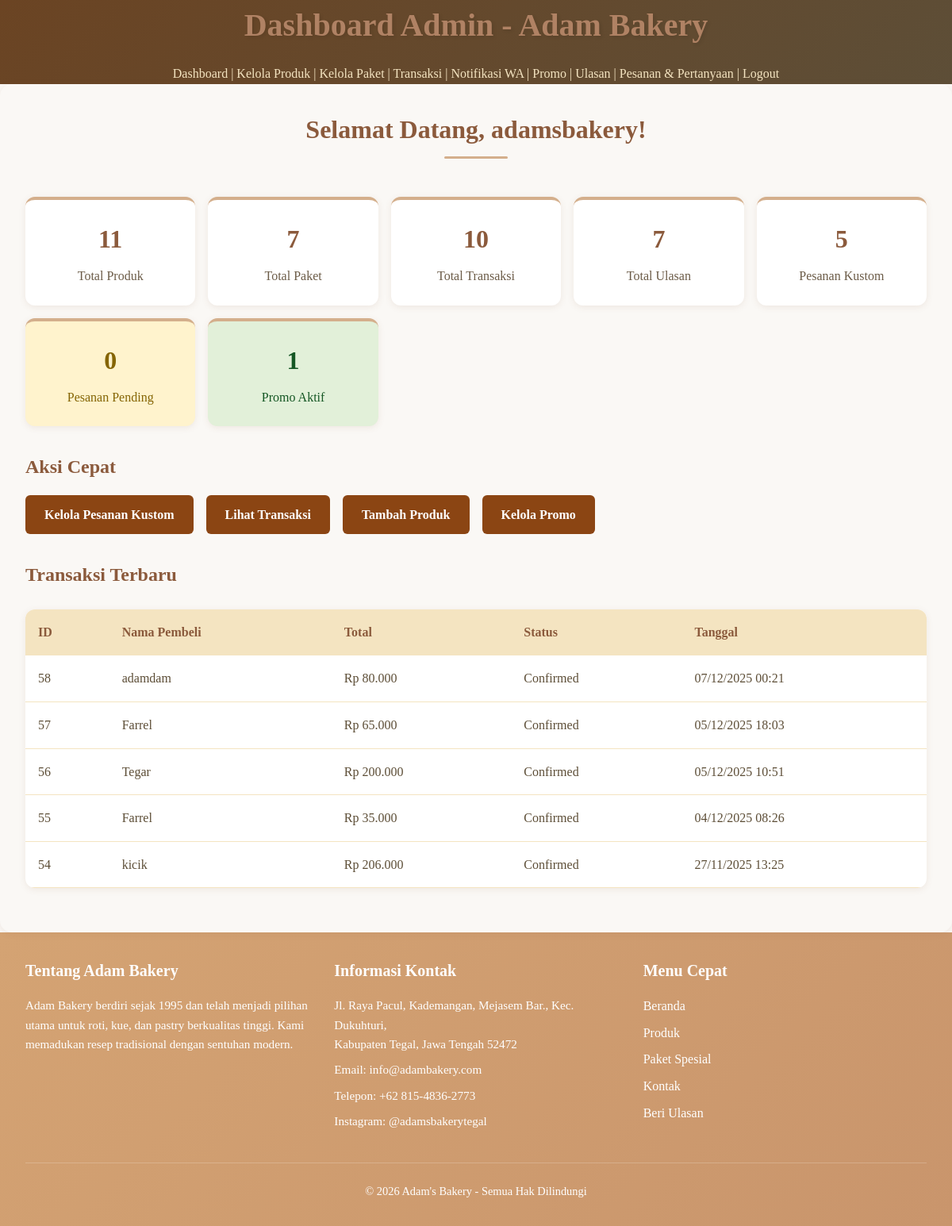
Page /admin/dashboard.php (signed in) on the committed database.
### tables this page shows
CREATE TABLE `transactions` (
  `id` int(11) NOT NULL AUTO_INCREMENT,
  `nama_pembeli` varchar(255) NOT NULL,
  `email` varchar(255) NOT NULL,
  `phone` varchar(20) DEFAULT NULL,
  `alamat` text DEFAULT NULL,
  `total_amount` decimal(10,2) NOT NULL,
  `payment_method` enum('transfer_bank') DEFAULT 'transfer_bank',
  `bank_name` varchar(100) DEFAULT NULL,
  `account_name` varchar(255) DEFAULT NULL,
  `account_number` varchar(50) DEFAULT NULL,
  `transfer_amount` decimal(10,2) DEFAULT NULL,
  `transfer_proof` varchar(255) DEFAULT NULL,
  `status` enum('pending','confirmed','cancelled') DEFAULT 'pending',
  `created_at` timestamp NOT NULL DEFAULT current_timestamp(),
  `updated_at` timestamp NOT NULL DEFAULT current_timestamp() ON UPDATE current_timestamp(),
  `customer_id` int(11) DEFAULT NULL,
  `bukti_pembayaran` varchar(255) DEFAULT NULL COMMENT 'bukti pembayaran',
  `admin_notified_at` timestamp NULL DEFAULT NULL COMMENT 'Waktu notifikasi admin dikirim',
  `admin_notified_status` enum('pending','sent','failed') DEFAULT 'pending' COMMENT 'Status pengiriman notifikasi ke admin (pending/sent/failed)',
  `admin_notifications_disabled` tinyint(1) DEFAULT 0,
  PRIMARY KEY (`id`),
  KEY `idx_transaction_customer` (`customer_id`),
  CONSTRAINT `transactions_ibfk_1` FOREIGN KEY (`customer_id`) REFERENCES `customer_users` (`id`) ON DELETE SET NULL
);

### admin/dashboard.php (the view, shortened to what this page needs)
<?php
include '../backend/db.php';
$stats = [];
$result = $conn->query("SELECT COUNT(*) as count FROM products");
$stats['products'] = $result->fetch_assoc()['count'];
$result = $conn->query("SELECT COUNT(*) as count FROM packages");
$stats['packages'] = $result->fetch_assoc()['count'];
$result = $conn->query("SELECT COUNT(*) as count FROM transactions");
$stats['transactions'] = $result->fetch_assoc()['count'];
$result = $conn->query("SELECT COUNT(*) as count FROM reviews");
$stats['reviews'] = $result->fetch_assoc()['count'];
$result = $conn->query("SELECT COUNT(*) as count FROM kontak WHERE jenis_kontak = 'custom_order'");
$stats['custom_orders'] = $result->fetch_assoc()['count'];
$result = $conn->query("SELECT COUNT(*) as count FROM kontak WHERE jenis_kontak = 'custom_order' AND status = 'pending'");
$stats['pending_custom_orders'] = $result->fetch_assoc()['count'];
$result = $conn->query("SELECT COUNT(*) as count FROM promos");
$stats['promos'] = $result->fetch_assoc()['count'];
$recent_transactions = $conn->query("SELECT * FROM transactions ORDER BY created_at DESC LIMIT 5");
?>
<!DOCTYPE html>
<html lang="id">
<head>
    <link rel="stylesheet" href="/assets/css/style.css">
</head>
<body>
<header class="admin-header">
    <h1>Dashboard Admin - Adam Bakery</h1>
    <nav class="admin-nav">
        <a href="dashboard.php">Dashboard</a> |
        <a href="manage_products.php">Kelola Produk</a> |
        <a href="manage_packages.php">Kelola Paket</a> |
        <a href="view_transactions.php">Transaksi</a> |
        <a href="wa_notifications.php">Notifikasi WA</a> |
        <a href="admin_promos.php">Promo</a> |
        <a href="view_reviews.php">Ulasan</a> |
        <a href="view_custom_orders.php">Pesanan & Pertanyaan</a> |
        <a href="logout.php">Logout</a>
    </nav>
</header>
<main>
    <h2>Selamat Datang, <?php echo $_SESSION['admin_username']; ?>!</h2>
    <div class="stats-grid">
        <div class="stat-card">
            <div class="stat-number"><?php echo $stats['products']; ?></div>
            <div class="stat-label">Total Produk</div>
        </div>
        <div class="stat-card">
            <div class="stat-number"><?php echo $stats['packages']; ?></div>
            <div class="stat-label">Total Paket</div>
        </div>
        <div class="stat-card">
            <div class="stat-number"><?php echo $stats['transactions']; ?></div>
            <div class="stat-label">Total Transaksi</div>
        </div>
        <div class="stat-card">
            <div class="stat-number"><?php echo $stats['reviews']; ?></div>
            <div class="stat-label">Total Ulasan</div>
        </div>
        <div class="stat-card">
            <div class="stat-number"><?php echo $stats['custom_orders']; ?></div>
            <div class="stat-label">Pesanan Kustom</div>
        </div>
        <div class="stat-card" style="background-color: #fff3cd;">
            <div class="stat-number" style="color: #856404;"><?php echo $stats['pending_custom_orders']; ?></div>
            <div class="stat-label" style="color: #856404;">Pesanan Pending</div>
        </div>
        <div class="stat-card" style="background-color: #e2f0d9; cursor: pointer;" onclick="window.location.href='admin_promos.php'">
            <div class="stat-number" style="color: #155724;"><?php echo $stats['promos']; ?></div>
            <div class="stat-label" style="color: #155724;">Promo Aktif</div>
        </div>
    </div>
    <div style="margin: 2rem 0;">
        <h3>Aksi Cepat</h3>
        <div style="display: flex; gap: 1rem; flex-wrap: wrap;">
            <a href="view_custom_orders.php" class="quick-action-btn">
                Kelola Pesanan Kustom
            </a>
            <a href="view_transactions.php" class="quick-action-btn">Lihat Transaksi</a>
            <a href="manage_products.php" class="quick-action-btn">Tambah Produk</a>
            <a href="admin_promos.php" class="quick-action-btn">Kelola Promo</a>
        </div>
    </div>
    <h3>Transaksi Terbaru</h3>
    <table>
        <thead>
            <tr>
                <th>ID</th>
                <th>Nama Pembeli</th>
                <th>Total</th>
                <th>Status</th>
                <th>Tanggal</th>
            </tr>
        </thead>
        <tbody>
            <?php while ($transaction = $recent_transactions->fetch_assoc()): ?>
            <tr>
                <td><?php echo $transaction['id']; ?></td>
                <td><?php echo $transaction['nama_pembeli']; ?></td>
                <td>Rp <?php echo number_format($transaction['total_amount'], 0, ',', '.'); ?></td>
                <td><?php echo ucfirst($transaction['status'] ?? 'pending'); ?></td>
                <td><?php echo date('d/m/Y H:i', strtotime($transaction['created_at'])); ?></td>
            </tr>
            <?php endwhile; ?>
        </tbody>
    </table>
</main>
<?php include '../includes/footer.php'; ?>

### assets/css/style.css (style rules this page uses)
* { margin: 0; padding: 0; box-sizing: border-box; }
html, body { height: 100%; }
body { font-family: "Georgia", "Times New Roman", serif; font-size: 1rem; line-height: 1.6; color: #5d4e37; background-color: #faf8f5; display: flex; flex-direction: column; }
:root { --color-primary: #8b5a3c; --color-primary-dark: #6b4423; --color-primary-light: #c19a6b; --color-secondary: #d4af8c; --color-secondary-light: #f4e4c1; --color-secondary-lighter: #fff8e7; --color-white: #ffffff; --color-light-bg: #faf8f5; --color-light-border: #f0e0c0; --color-text-primary: #5d4e37; --color-text-secondary: #6b5b47; --color-text-light: #8b5a3c; --color-success: #28a745; --color-error: #dc3545; --color-warning: #ffc107; --color-info: #17a2b8; --spacing-xs: 0.25rem; --spacing-sm: 0.5rem; --spacing-md: 1rem; --spacing-lg: 1.5rem; --spacing-xl: 2rem; --spacing-2xl: 3rem; --radius-sm: 8px; --radius-md: 12px; --radius-lg: 15px; --radius-full: 50px; --shadow-sm: 0 2px 8px rgba(139, 90, 60, 0.1); --shadow-md: 0 4px 12px rgba(139, 90, 60, 0.15); --shadow-lg: 0 8px 25px rgba(139, 90, 60, 0.2); --transition: all 0.3s ease; }
h1, h2, h3, h4, h5, h6 { color: var(--color-primary); font-weight: 600; margin-bottom: var(--spacing-md); }
h1 { font-size: 2.5rem; text-shadow: 2px 2px 4px rgba(0, 0, 0, 0.1); }
h2 { font-size: 2rem; position: relative; text-align: center; padding-bottom: var(--spacing-md); }
h2::after { content: ""; display: block; width: 80px; height: 3px; background-color: var(--color-secondary); margin: var(--spacing-sm) auto 0; border-radius: 2px; }
h3 { font-size: 1.5rem; }
a { color: var(--color-primary); text-decoration: none; transition: var(--transition); }
main { background-color: var(--color-light-bg); border-radius: var(--radius-lg); padding: var(--spacing-xl); box-shadow: var(--shadow-sm); position: relative; }
table { width: 100%; border-collapse: collapse; background: var(--color-white); border-radius: var(--radius-md); overflow: hidden; box-shadow: var(--shadow-sm); margin: var(--spacing-lg) 0; }
thead { background-color: var(--color-secondary-light); }
th, td { padding: var(--spacing-md); text-align: left; border-bottom: 1px solid var(--color-secondary-light); }
th { color: var(--color-primary); font-weight: 600; }
.admin-header { background: linear-gradient(135deg, var(--color-primary-dark) 0%, var(--color-text-primary) 100%); color: var(--color-secondary-light); text-align: center; }
.admin-header h1 { color: #b08264; }
.admin-nav a { color: var(--color-secondary-light); text-align: center; }
.stats-grid { display: grid; grid-template-columns: repeat(auto-fit, minmax(200px, 1fr)); gap: var(--spacing-lg); margin: var(--spacing-xl) 0; }
.stat-card { background: var(--color-white); padding: var(--spacing-lg); border-radius: var(--radius-md); text-align: center; box-shadow: var(--shadow-sm); border-top: 4px solid var(--color-secondary); }
.stat-number { font-size: 2rem; font-weight: bold; color: var(--color-primary); }
.stat-label { color: var(--color-text-secondary); margin-top: var(--spacing-sm); }

### admin/dashboard.php (style rules this page uses)
.quick-action-btn { display: inline-block; padding: 0.75rem 1.5rem; background-color: #8B4513; color: white; text-decoration: none; border-radius: 6px; font-weight: bold; transition: background-color 0.3s ease; position: relative; }
.stats-grid { display: grid; grid-template-columns: repeat(auto-fit, minmax(200px, 1fr)); gap: 1rem; margin-bottom: 2rem; }

### rows in the picture
transactions: id "58", nama_pembeli "adamdam", total_amount "80.000", status "Confirmed", created_at "07/12/2025 00:21"
transactions: id "57", nama_pembeli "Farrel", total_amount "65.000", status "Confirmed", created_at "05/12/2025 18:03"
transactions: id "56", nama_pembeli "Tegar", total_amount "200.000", status "Confirmed", created_at "05/12/2025 10:51"
transactions: id "55", nama_pembeli "Farrel", total_amount "35.000", status "Confirmed", created_at "04/12/2025 08:26"
transactions: id "54", nama_pembeli "kicik", total_amount "206.000", status "Confirmed", created_at "27/11/2025 13:25"

### other values in the picture
$_SESSION['admin_username'] "adamsbakery"
$stats['products'] "11"
$stats['packages'] "7"
$stats['transactions'] "10"
$stats['reviews'] "7"
$stats['custom_orders'] "5"
$stats['pending_custom_orders'] "0"
$stats['promos'] "1"
APP_NAME "Adam's Bakery"
